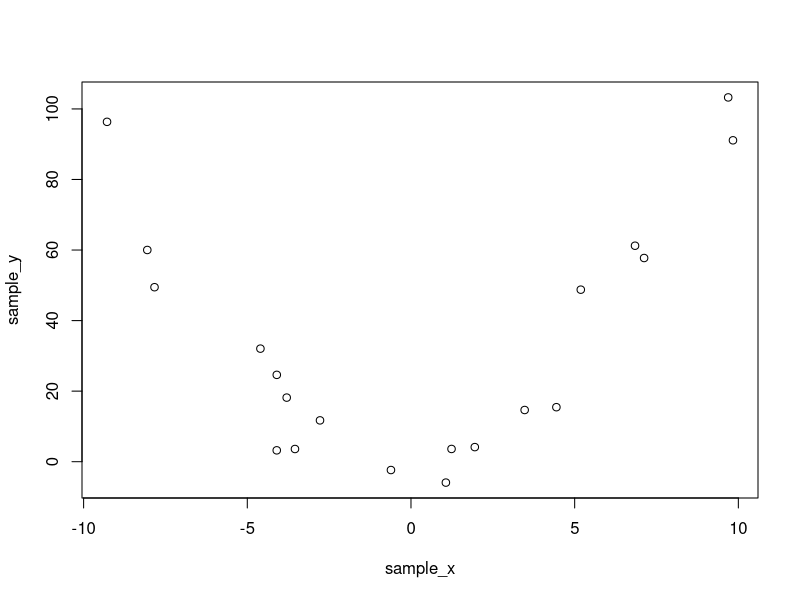
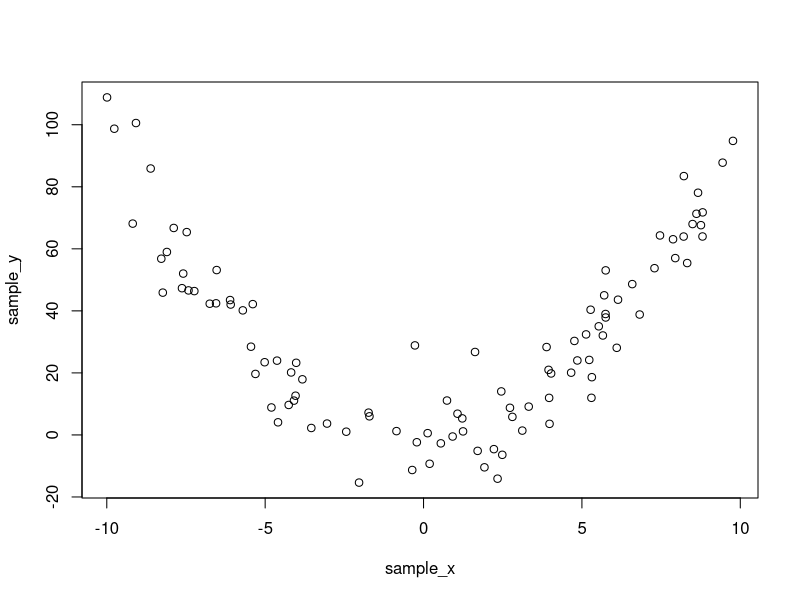
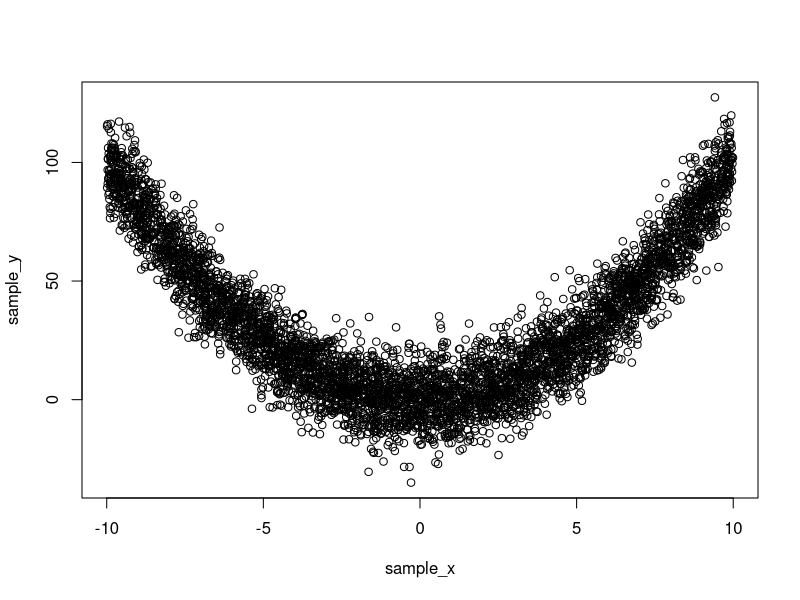
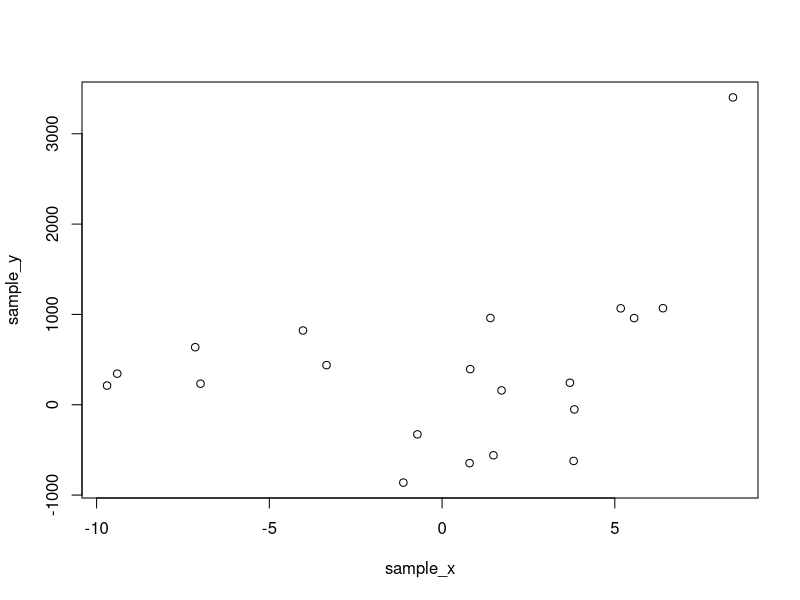
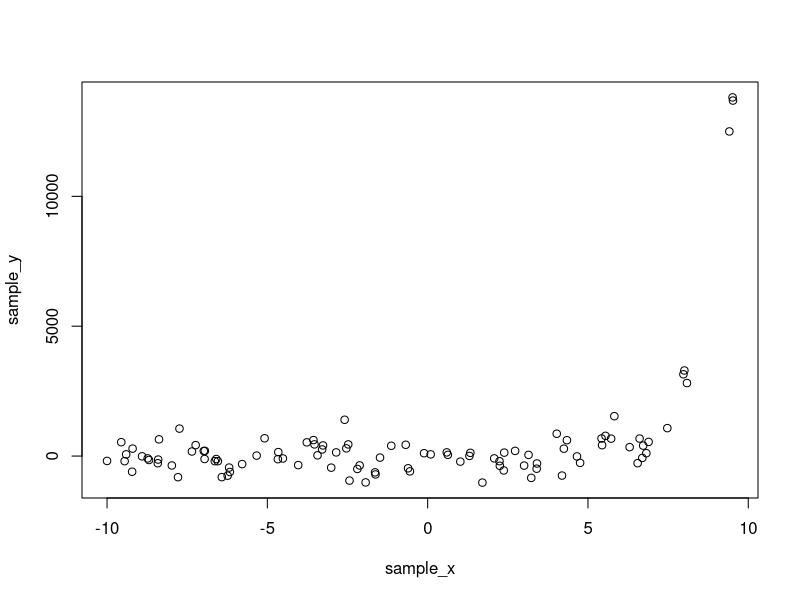
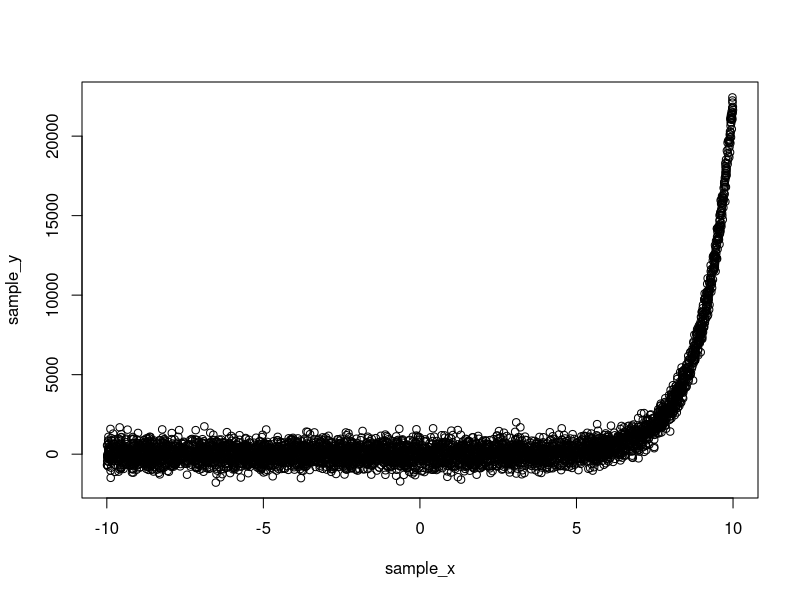
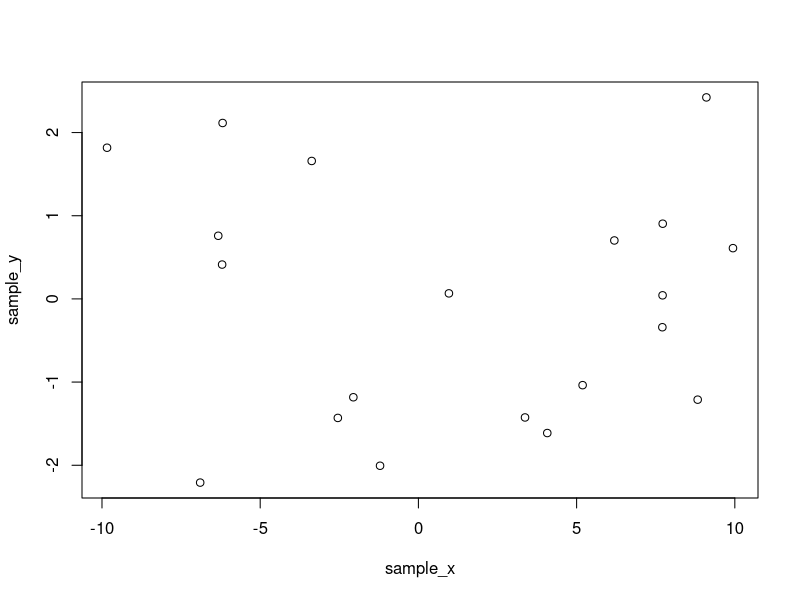
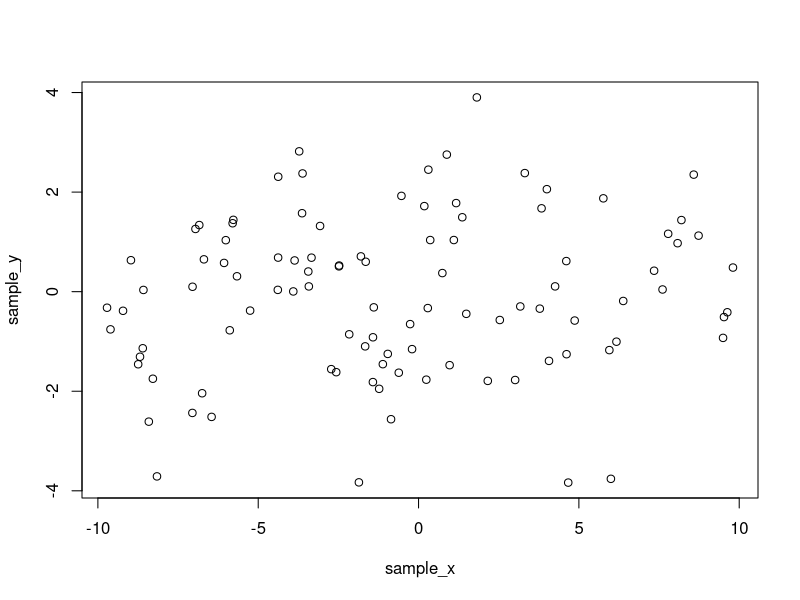

Here is the R script that generated these plots, in order:
## ---- chunk 1
knitr::opts_chunk$set(echo = TRUE)
## ---- chunk 2
    polynomial <- function(x) {
      return (x^2)
    }
    exponential <- function(x) {
      return (exp(x))
    }
    sinusoidal <- function(x) {
      return (sin(x))
    }
    Fs <- c(polynomial, exponential, sinusoidal)
## ---- chunk 3
    Ns <- c(20,100,5000) # small, medium, large
    x_lim.lower <- -10
    x_lim.upper <- 10
    noise.mean <- 0
    noise.sds <- c(10, 500, 1.5)
    
    for (i in 1:length(Fs)) {
      f <- Fs[[i]]
      noise.sd <- noise.sds[i]
      for (N in Ns) {
        print(N)
        sample_x <- runif(n = N, min = x_lim.lower, max = x_lim.upper)
        sample_y <- f(sample_x) + rnorm(N, mean = noise.mean, sd = noise.sd)
        plot(sample_x, sample_y)
      }
    }
    
## ---- chunk 4
    #i
    
    #ii
    
    #iii
    
## ---- chunk 5
        
## ---- chunk 6
# Sample code to get started
n <- 20
b0 <- 10
b1 <- 2

x <- runif(n, 0, 10)
eps <- 3 * rnorm(n)
y <- b0 - b1 * (x - 5)^2 + eps

## ---- chunk 7
# Sample code to get started
n <- 200
b0 <- 10
b1 <- 2
eps_alpha <- 2
eps_beta <- 1/4


x <- runif(n, 0, 10)
eps <- (rgamma(n, eps_alpha, 1/eps_beta) - eps_alpha * eps_beta) * 2
y <- b0 - b1 * x + eps

hist(eps)
var(eps)
mean(eps)

## ---- chunk 8
# Sample code to get started
n <- 200
b0 <- 10
b1 <- 10

x <- runif(n, 0, 10)
eps <- rnorm(n, sd = 0.5 * x^2)
y <- b0 + b1 * x + eps

## ---- chunk 9
# Sample code to get started
n <- 200
b0 <- 10
b1 <- 10
rho <- 0.9
sigma <- 2

x <- runif(n, 0, 10)

eps <- arima.sim(model = list(ar = rho), n = n)

y <- b0 + b1 * x + eps

# OR...

eps <- rep(0, n)
e.ind <- rnorm(n, mean = 0, sd = (sigma / sqrt(1-rho^2)))
eps[1] <- e.ind[1]
for (i in 2:n) {
  eps[i] <- rho * eps[i-1] + e.ind[i]
}

y <- b0 + b1 * x + eps
## ---- chunk 10
n <- 20
b0 <- 10
b1 <- 3
b2 <- 7

simga <- 2

x1 <- runif(n, 0, 10)
x2 <- x1 + rnorm(n)
cor(x1, x2)


eps <- rnorm(n, sd = sigma)
y <- b0 + b1 * x1 + b2 * x2 + eps
